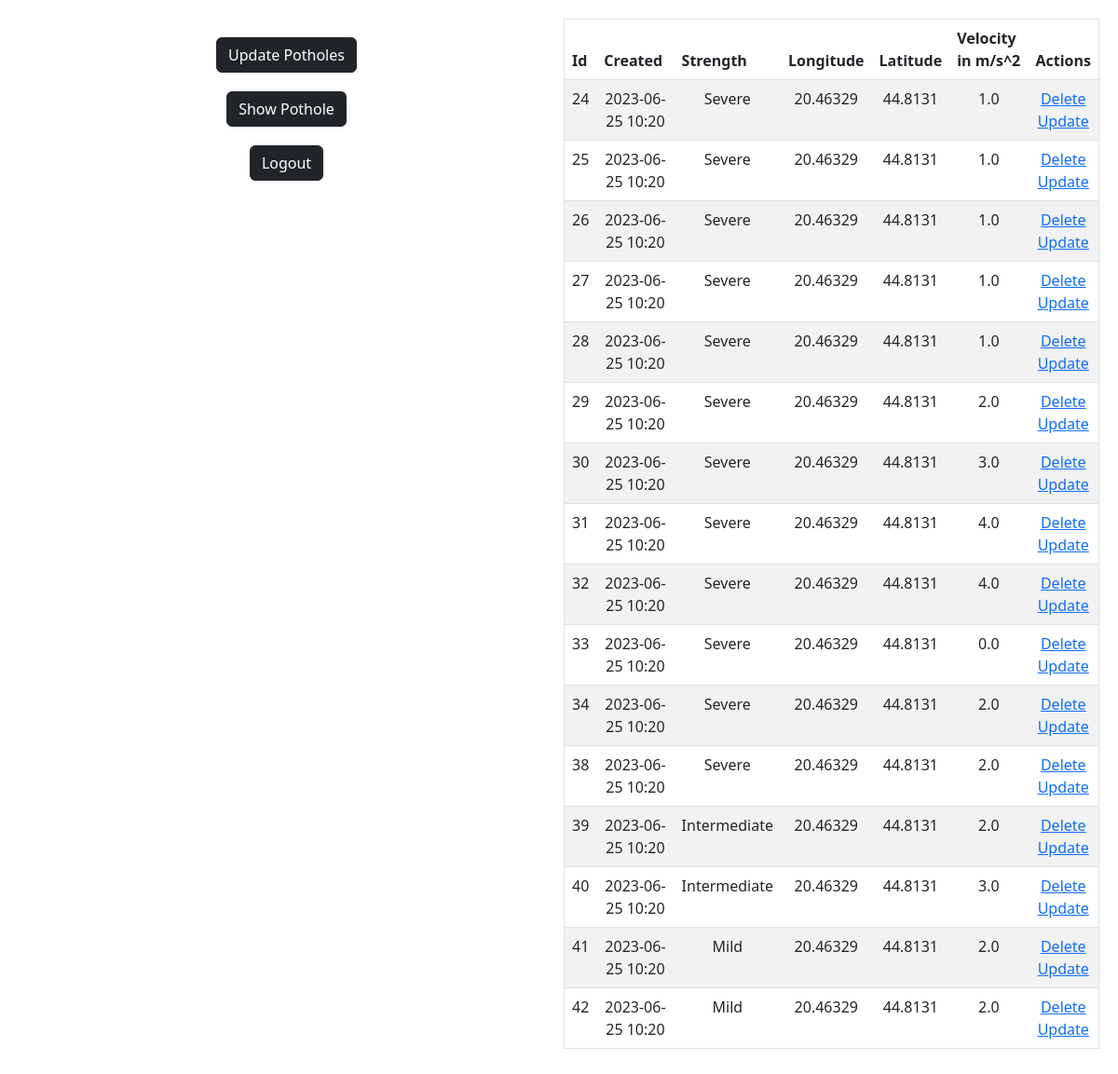
Page /show-potholes on the committed database.
### app.py (models this page shows, shortened)
class Pothole(db.Model):
    id = db.Column(db.Integer, primary_key=True)
    longitude = db.Column(db.Float, nullable=False)
    latitude = db.Column(db.Float, nullable=False)
    accel = db.Column(db.Float, nullable=False)
    strength = db.Column(db.String, nullable=False)
    datetime = db.Column(db.DateTime, default=datetime.utcnow)

### app.py (the view)
@app.route('/show-potholes', methods=['GET'])
def show_potholes():
    potholes = Pothole.query.all()
    return render_template('adminpage.html', potholes=potholes)

### templates/adminpage.html (shortened to what this page needs)
{% extends 'base.html' %}
{% block body %}
<div class="container_form">
    <div class="column">
        <form action="/adminpage" method="POST">
            <button type="submit" class="btn btn-dark">Update Potholes</button>
        </form>
        <form action="/show-potholes" method="GET">
            <button type="submit" class="btn btn-dark">Show Pothole</button>
        </form>
        <form action="/logout">
            <button type="submit" class="btn btn-dark">Logout</button>
        </form>
    </div>
    <div class="column">
        <table class="table table-striped">
            <thead>
                <tr>
                    <th scope="col">Id</th>
                    <th scope="col">Created</th>
                    <th scope="col">Strength</th>
                    <th scope="col">Longitude</th>
                    <th scope="col">Latitude</th>
                    <th scope="col">Velocity in m/s^2</th>
                    <th scope="col">Actions</th>
                </tr>
            </thead>
            <tbody>
                {% for pothole in potholes %}
                <tr>
                    <td>{{ pothole.id }}</td>
                    <td>{{ pothole.datetime.strftime("%Y-%m-%d %H:%M") }}</td>
                    <td>{{ pothole.strength }}</td>
                    <td>{{ pothole.longitude }}</td>
                    <td>{{ pothole.latitude }}</td>
                    <td>{{ pothole.accel }}</td>
                    <td>
                        <a href="/delete/{{pothole.id}}">Delete</a>
                        <br>
                        <a href="/update/{{pothole.id}}">Update</a>
                    </td>
                </tr>
                {% endfor %}
            </tbody>
        </table>
    </div>
</div>
{% endblock %}

### templates/base.html (shortened to what this page needs)
<!DOCTYPE html>
<html lang="en">
<head>
    <link rel="stylesheet" href="{{ url_for('static', filename='css/main.css') }}">
    <link href="https://cdn.jsdelivr.net/npm/bootstrap@5.3.0/dist/css/bootstrap.min.css" rel="stylesheet">
</head>
<body>
    {% block body %}{% endblock %}
</body>
</html>

### static/css/main.css (style rules this page uses)
body, html { margin: 0; font-family: sans-serif; }
table, td, th { border: 1px solid white; }
table { border-collapse: collapse; width: 100%; }
th { height: 30px; }
td { text-align: center; padding: 5px; }
form { display: inline-grid; justify-content: center; margin-top: 20px; margin-left: auto; margin-right: auto; width: 100%; }
.container_form { padding: 20px; display: grid; grid-template-columns: 1fr 1fr; grid-gap: 10px; }

### rows in the picture
Pothole: id "24", datetime "2023-06-25 10:20", strength "Severe", longitude "20.46329", latitude "44.8131", accel "1.0"
Pothole: id "25", datetime "2023-06-25 10:20", strength "Severe", longitude "20.46329", latitude "44.8131", accel "1.0"
Pothole: id "26", datetime "2023-06-25 10:20", strength "Severe", longitude "20.46329", latitude "44.8131", accel "1.0"
Pothole: id "27", datetime "2023-06-25 10:20", strength "Severe", longitude "20.46329", latitude "44.8131", accel "1.0"
Pothole: id "28", datetime "2023-06-25 10:20", strength "Severe", longitude "20.46329", latitude "44.8131", accel "1.0"
Pothole: id "29", datetime "2023-06-25 10:20", strength "Severe", longitude "20.46329", latitude "44.8131", accel "2.0"
Pothole: id "30", datetime "2023-06-25 10:20", strength "Severe", longitude "20.46329", latitude "44.8131", accel "3.0"
Pothole: id "31", datetime "2023-06-25 10:20", strength "Severe", longitude "20.46329", latitude "44.8131", accel "4.0"
Pothole: id "32", datetime "2023-06-25 10:20", strength "Severe", longitude "20.46329", latitude "44.8131", accel "4.0"
Pothole: id "33", datetime "2023-06-25 10:20", strength "Severe", longitude "20.46329", latitude "44.8131", accel "0.0"
Pothole: id "34", datetime "2023-06-25 10:20", strength "Severe", longitude "20.46329", latitude "44.8131", accel "2.0"
Pothole: id "38", datetime "2023-06-25 10:20", strength "Severe", longitude "20.46329", latitude "44.8131", accel "2.0"
Pothole: id "39", datetime "2023-06-25 10:20", strength "Intermediate", longitude "20.46329", latitude "44.8131", accel "2.0"
Pothole: id "40", datetime "2023-06-25 10:20", strength "Intermediate", longitude "20.46329", latitude "44.8131", accel "3.0"
Pothole: id "41", datetime "2023-06-25 10:20", strength "Mild", longitude "20.46329", latitude "44.8131", accel "2.0"
Pothole: id "42", datetime "2023-06-25 10:20", strength "Mild", longitude "20.46329", latitude "44.8131", accel "2.0"
